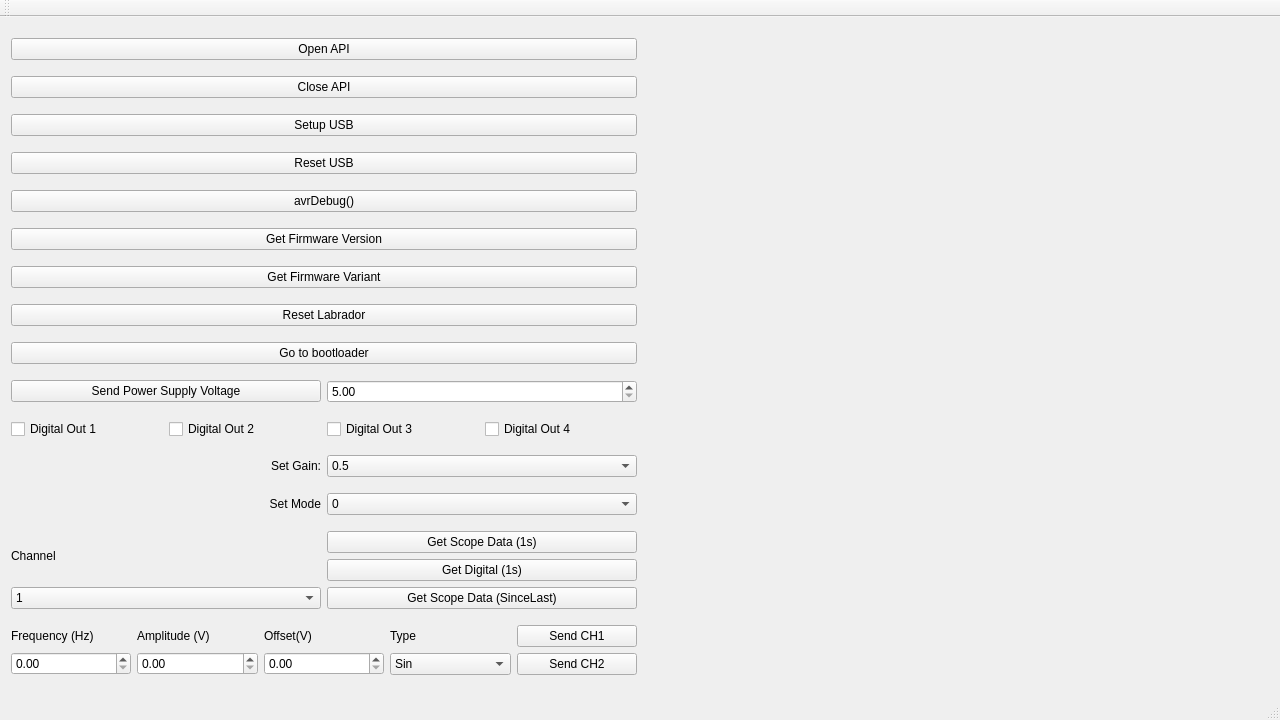
<?xml version="1.0" encoding="UTF-8"?>
<ui version="4.0">
 <class>MainWindow</class>
 <widget class="QMainWindow" name="MainWindow">
  <property name="geometry">
   <rect>
    <x>0</x>
    <y>0</y>
    <width>1280</width>
    <height>720</height>
   </rect>
  </property>
  <property name="windowTitle">
   <string>MainWindow</string>
  </property>
  <widget class="QWidget" name="centralWidget">
   <layout class="QHBoxLayout" name="horizontalLayout">
    <item>
     <layout class="QVBoxLayout" name="verticalLayout">
      <item>
       <widget class="QPushButton" name="pushButton">
        <property name="text">
         <string>Open API</string>
        </property>
       </widget>
      </item>
      <item>
       <widget class="QPushButton" name="pushButton_2">
        <property name="text">
         <string>Close API</string>
        </property>
       </widget>
      </item>
      <item>
       <widget class="QPushButton" name="pushButton_3">
        <property name="text">
         <string>Setup USB</string>
        </property>
       </widget>
      </item>
      <item>
       <widget class="QPushButton" name="pushButton_6">
        <property name="text">
         <string>Reset USB</string>
        </property>
       </widget>
      </item>
      <item>
       <widget class="QPushButton" name="pushButton_4">
        <property name="text">
         <string>avrDebug()</string>
        </property>
       </widget>
      </item>
      <item>
       <widget class="QPushButton" name="pushButton_7">
        <property name="text">
         <string>Get Firmware Version</string>
        </property>
       </widget>
      </item>
      <item>
       <widget class="QPushButton" name="pushButton_8">
        <property name="text">
         <string>Get Firmware Variant</string>
        </property>
       </widget>
      </item>
      <item>
       <widget class="QPushButton" name="pushButton_10">
        <property name="text">
         <string>Reset Labrador</string>
        </property>
       </widget>
      </item>
      <item>
       <widget class="QPushButton" name="pushButton_11">
        <property name="text">
         <string>Go to bootloader</string>
        </property>
       </widget>
      </item>
      <item>
       <layout class="QHBoxLayout" name="horizontalLayout_3">
        <item>
         <widget class="QPushButton" name="pushButton_9">
          <property name="text">
           <string>Send Power Supply Voltage</string>
          </property>
         </widget>
        </item>
        <item>
         <widget class="QDoubleSpinBox" name="powerSupplySpinBox">
          <property name="minimum">
           <double>5.000000000000000</double>
          </property>
          <property name="maximum">
           <double>12.000000000000000</double>
          </property>
         </widget>
        </item>
       </layout>
      </item>
      <item>
       <layout class="QHBoxLayout" name="horizontalLayout_2">
        <item>
         <widget class="QCheckBox" name="checkBox">
          <property name="text">
           <string>Digital Out 1</string>
          </property>
         </widget>
        </item>
        <item>
         <widget class="QCheckBox" name="checkBox_2">
          <property name="text">
           <string>Digital Out 2</string>
          </property>
         </widget>
        </item>
        <item>
         <widget class="QCheckBox" name="checkBox_3">
          <property name="text">
           <string>Digital Out 3</string>
          </property>
         </widget>
        </item>
        <item>
         <widget class="QCheckBox" name="checkBox_4">
          <property name="text">
           <string>Digital Out 4</string>
          </property>
         </widget>
        </item>
       </layout>
      </item>
      <item>
       <layout class="QHBoxLayout" name="horizontalLayout_4">
        <item>
         <widget class="QLabel" name="label">
          <property name="text">
           <string>Set Gain:</string>
          </property>
          <property name="alignment">
           <set>Qt::AlignRight|Qt::AlignTrailing|Qt::AlignVCenter</set>
          </property>
         </widget>
        </item>
        <item>
         <widget class="QComboBox" name="comboBox">
          <property name="currentText">
           <string>0.5</string>
          </property>
          <item>
           <property name="text">
            <string>0.5</string>
           </property>
          </item>
          <item>
           <property name="text">
            <string>1</string>
           </property>
          </item>
          <item>
           <property name="text">
            <string>2</string>
           </property>
          </item>
          <item>
           <property name="text">
            <string>4</string>
           </property>
          </item>
          <item>
           <property name="text">
            <string>8</string>
           </property>
          </item>
          <item>
           <property name="text">
            <string>16</string>
           </property>
          </item>
          <item>
           <property name="text">
            <string>32</string>
           </property>
          </item>
          <item>
           <property name="text">
            <string>64</string>
           </property>
          </item>
         </widget>
        </item>
       </layout>
      </item>
      <item>
       <layout class="QHBoxLayout" name="horizontalLayout_5">
        <item>
         <widget class="QLabel" name="label_2">
          <property name="text">
           <string>Set Mode</string>
          </property>
          <property name="alignment">
           <set>Qt::AlignRight|Qt::AlignTrailing|Qt::AlignVCenter</set>
          </property>
         </widget>
        </item>
        <item>
         <widget class="QComboBox" name="comboBox_2">
          <item>
           <property name="text">
            <string>0</string>
           </property>
          </item>
          <item>
           <property name="text">
            <string>1</string>
           </property>
          </item>
          <item>
           <property name="text">
            <string>2</string>
           </property>
          </item>
          <item>
           <property name="text">
            <string>3</string>
           </property>
          </item>
          <item>
           <property name="text">
            <string>4</string>
           </property>
          </item>
          <item>
           <property name="text">
            <string>5</string>
           </property>
          </item>
          <item>
           <property name="text">
            <string>6</string>
           </property>
          </item>
          <item>
           <property name="text">
            <string>7</string>
           </property>
          </item>
         </widget>
        </item>
       </layout>
      </item>
      <item>
       <layout class="QHBoxLayout" name="horizontalLayout_6">
        <item>
         <layout class="QVBoxLayout" name="verticalLayout_2">
          <item>
           <widget class="QLabel" name="label_3">
            <property name="text">
             <string>Channel</string>
            </property>
           </widget>
          </item>
          <item>
           <widget class="QComboBox" name="comboBox_3">
            <item>
             <property name="text">
              <string>1</string>
             </property>
            </item>
            <item>
             <property name="text">
              <string>2</string>
             </property>
            </item>
            <item>
             <property name="text">
              <string>Both</string>
             </property>
            </item>
           </widget>
          </item>
         </layout>
        </item>
        <item>
         <layout class="QVBoxLayout" name="verticalLayout_8">
          <item>
           <widget class="QPushButton" name="pushButton_5">
            <property name="text">
             <string>Get Scope Data (1s)</string>
            </property>
           </widget>
          </item>
          <item>
           <widget class="QPushButton" name="pushButton_15">
            <property name="text">
             <string>Get Digital (1s)</string>
            </property>
           </widget>
          </item>
          <item>
           <widget class="QPushButton" name="pushButton_14">
            <property name="text">
             <string>Get Scope Data (SinceLast)</string>
            </property>
           </widget>
          </item>
         </layout>
        </item>
       </layout>
      </item>
      <item>
       <layout class="QHBoxLayout" name="horizontalLayout_7">
        <item>
         <layout class="QVBoxLayout" name="verticalLayout_3">
          <item>
           <widget class="QLabel" name="label_4">
            <property name="text">
             <string>Frequency (Hz)</string>
            </property>
           </widget>
          </item>
          <item>
           <widget class="QDoubleSpinBox" name="doubleSpinBox_frequency"/>
          </item>
         </layout>
        </item>
        <item>
         <layout class="QVBoxLayout" name="verticalLayout_5">
          <item>
           <widget class="QLabel" name="label_6">
            <property name="text">
             <string>Amplitude (V)</string>
            </property>
           </widget>
          </item>
          <item>
           <widget class="QDoubleSpinBox" name="doubleSpinBox_amplitude">
            <property name="maximum">
             <double>10.000000000000000</double>
            </property>
           </widget>
          </item>
         </layout>
        </item>
        <item>
         <layout class="QVBoxLayout" name="verticalLayout_6">
          <item>
           <widget class="QLabel" name="label_7">
            <property name="text">
             <string>Offset(V)</string>
            </property>
           </widget>
          </item>
          <item>
           <widget class="QDoubleSpinBox" name="doubleSpinBox_offset">
            <property name="maximum">
             <double>10.000000000000000</double>
            </property>
           </widget>
          </item>
         </layout>
        </item>
        <item>
         <layout class="QVBoxLayout" name="verticalLayout_4">
          <item>
           <widget class="QLabel" name="label_5">
            <property name="text">
             <string>Type</string>
            </property>
           </widget>
          </item>
          <item>
           <widget class="QComboBox" name="comboBox_signal_gen_type">
            <item>
             <property name="text">
              <string>Sin</string>
             </property>
            </item>
            <item>
             <property name="text">
              <string>Square</string>
             </property>
            </item>
            <item>
             <property name="text">
              <string>Triangle</string>
             </property>
            </item>
            <item>
             <property name="text">
              <string>Sawtooth</string>
             </property>
            </item>
           </widget>
          </item>
         </layout>
        </item>
        <item>
         <layout class="QVBoxLayout" name="verticalLayout_7">
          <item>
           <widget class="QPushButton" name="pushButton_12">
            <property name="text">
             <string>Send CH1</string>
            </property>
           </widget>
          </item>
          <item>
           <widget class="QPushButton" name="pushButton_13">
            <property name="text">
             <string>Send CH2</string>
            </property>
           </widget>
          </item>
         </layout>
        </item>
       </layout>
      </item>
     </layout>
    </item>
    <item>
     <widget class="QCustomPlot" name="widget" native="true"/>
    </item>
   </layout>
  </widget>
  <widget class="QMenuBar" name="menuBar">
   <property name="geometry">
    <rect>
     <x>0</x>
     <y>0</y>
     <width>1280</width>
     <height>22</height>
    </rect>
   </property>
  </widget>
  <widget class="QToolBar" name="mainToolBar">
   <attribute name="toolBarArea">
    <enum>TopToolBarArea</enum>
   </attribute>
   <attribute name="toolBarBreak">
    <bool>false</bool>
   </attribute>
  </widget>
  <widget class="QStatusBar" name="statusBar"/>
 </widget>
 <layoutdefault spacing="6" margin="11"/>
 <customwidgets>
  <customwidget>
   <class>QCustomPlot</class>
   <extends>QWidget</extends>
   <header>qcustomplot.h</header>
   <container>1</container>
  </customwidget>
 </customwidgets>
 <resources/>
 <connections/>
</ui>
